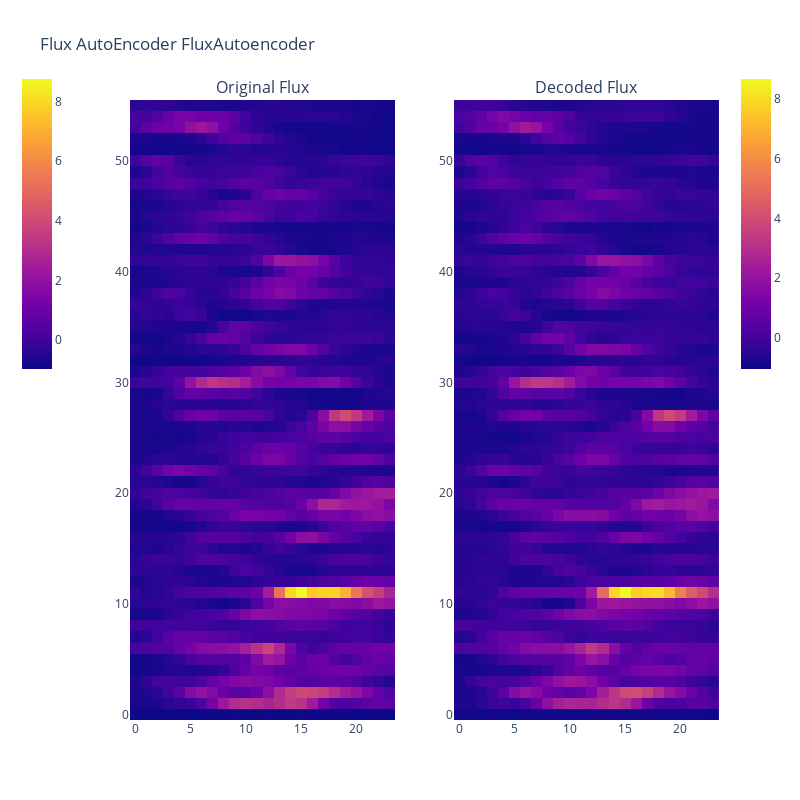

The code cell stored with this chart in its notebook:
### Code cell
plot_autoencoder(model, val_fluxes_array[757])

### Figure 1 — Plotly figure (JSON) as saved in the notebook; plotly's stock layout.template omitted (floating-point values rounded to 4 significant figures; data arrays with more than 128 entries replaced by an {"elided": "..."} marker saying what was removed)
{"data": [{"colorbar": {"len": 0.5, "x": -0.2, "y": 0.8}, "type": "heatmap", "xaxis": "x", "yaxis": "y", "z": {"elided": "56x24 float values"}}, {"colorbar": {"len": 0.5, "x": 1.02, "y": 0.8}, "type": "heatmap", "xaxis": "x2", "yaxis": "y2", "z": {"elided": "56x24 float values"}}], "layout": {"annotations": [{"font": {"size": 16}, "showarrow": false, "text": "Original Flux", "x": 0.225, "xanchor": "center", "xref": "paper", "y": 1, "yanchor": "bottom", "yref": "paper"}, {"font": {"size": 16}, "showarrow": false, "text": "Decoded Flux", "x": 0.775, "xanchor": "center", "xref": "paper", "y": 1, "yanchor": "bottom", "yref": "paper"}], "height": 800, "title": {"text": "Flux AutoEncoder FluxAutoencoder"}, "width": 800, "xaxis": {"anchor": "y", "autorange": true, "domain": [0, 0.45], "range": [-0.5, 23.5]}, "xaxis2": {"anchor": "y2", "autorange": true, "domain": [0.55, 1], "range": [-0.5, 23.5]}, "yaxis": {"anchor": "x", "autorange": true, "domain": [0, 1], "range": [-0.5, 55.5]}, "yaxis2": {"anchor": "x2", "autorange": true, "domain": [0, 1], "range": [-0.5, 55.5]}}}
